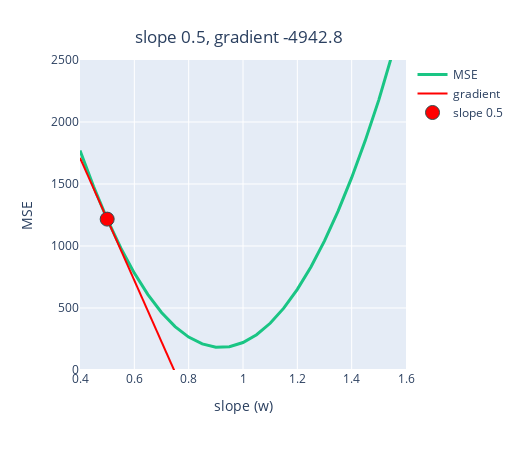

The notebook cell saved with this chart:
### Markdown cell above
- For example, the above gradient is negative, but we obviously need to **increase** the value of our slope ($w$) to reduce our loss as you can see here:

### Code cell
plot_gradient_m(x, y, 0.5, mse["$w_1$ (slope)"], mse["MSE"], gradient)

### Figure 1 — Plotly figure (JSON) as saved in the notebook; plotly's stock layout.template omitted (floating-point values rounded to 4 significant figures)
{"data": [{"line": {"color": "#1ac584", "width": 3}, "mode": "lines", "name": "MSE", "type": "scatter", "x": [0.4, 0.45, 0.5, 0.55, 0.6, 0.65, 0.7, 0.75, 0.8, 0.85, 0.9, 0.95, 1.0, 1.05, 1.1, 1.15, 1.2, 1.25, 1.3, 1.35, 1.4, 1.45, 1.5, 1.55, 1.6], "y": [1770.0, 1479.0, 1217.0, 984.4, 781.5, 608.2, 464.4, 350.1, 265.3, 210.1, 184.4, 188.2, 221.5, 284.4, 376.7, 498.6, 650.0, 831.0, 1041.0, 1281.0, 1551.0, 1850.0, 2179.0, 2537.0, 2924.0]}, {"line": {"color": "red", "width": 2}, "mode": "lines", "name": "gradient", "type": "scatter", "x": [0.4, 0.45, 0.5, 0.55, 0.6, 0.65, 0.7, 0.75, 0.8, 0.85, 0.9, 0.95, 1.0, 1.05, 1.1, 1.15, 1.2, 1.25, 1.3, 1.35, 1.4, 1.45, 1.5, 1.55, 1.6], "y": [1711.0, 1464.0, 1217.0, 969.6, 722.5, 475.3, 228.2, -18.95, -266.1, -513.2, -760.4, -1008.0, -1255.0, -1502.0, -1749.0, -1996.0, -2243.0, -2490.0, -2737.0, -2985.0, -3232.0, -3479.0, -3726.0, -3973.0, -4220.0]}, {"line": {"color": "red"}, "marker": {"line": {"color": "DarkSlateGrey", "width": 1}, "size": 14}, "mode": "markers", "name": "slope 0.5", "type": "scatter", "x": [0.5], "y": [1217.0]}], "layout": {"height": 450, "margin": {"t": 60}, "title": {"text": "slope 0.5, gradient -4942.8", "x": 0.46, "y": 0.93}, "width": 520, "xaxis": {"dtick": 0.2, "range": [0.4, 1.6], "tick0": 0.4, "title": {"text": "slope (w)"}}, "yaxis": {"range": [0, 2500], "title": {"text": "MSE"}}}}
